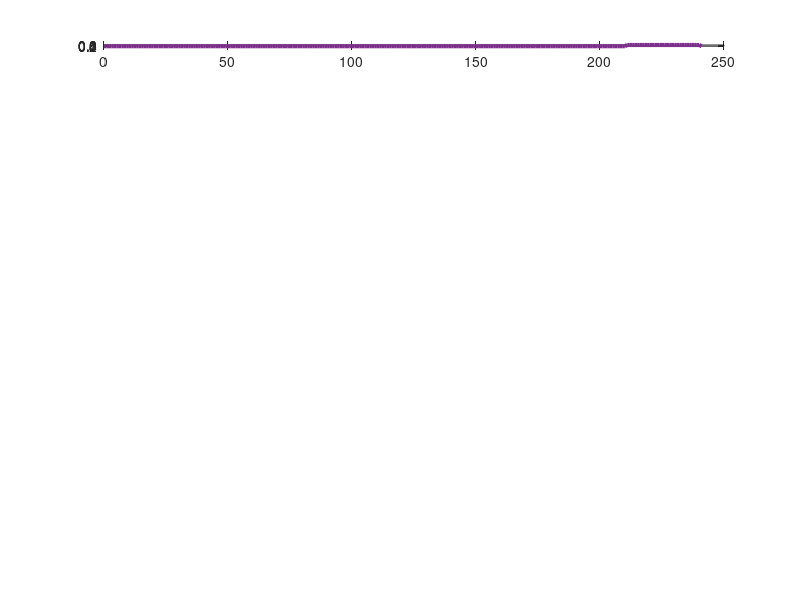

Here is the MATLAB script that generated this plot: (Note: this script raises an error after producing the figure.)

%PWM_Signals_SC_Fib Gives the gate values for the SC Fib Converter
%controller
%   Detailed explanation goes here

% The indexes for the rise time do not need to subtract 1 because the
% rise is actually starts during the d ON time so it cancels with the
% -1 for index starting at zero

% The fall time indexes need to subtract 1 because they occur duing
% the d ON period and must account for indexing starting at zero

%% Variable Declaration
fpga_fs = 38e6;
fpga_multi = 8;
recomended_fs = 1.25e6;
max_mod_value = 2*floor(fpga_fs*fpga_multi/recomended_fs/2);
%max_mod_value = 216;
Ts = 1/(fpga_fs*fpga_multi)*max_mod_value;
ideal_input_Voltage_index = 5;
d = 0.75;
dt1 = 0.001;
dt2 = 0.001;

dt1_length = ceil(dt1*max_mod_value);
dt2_length = ceil(dt2*max_mod_value);
dt1_length = 0;
dt2_length = 0;

mod_for_d = max_mod_value - (dt1_length*2 + dt1_length*2);
d_length = floor(d*mod_for_d/2);
d_prime_length = (mod_for_d-2*d_length)/2;

%% Added for the use of approx 24 ns delay of half bridge gate drivers

gate_driver_delay = 16e-9;


clk_ts = 1/(fpga_fs*fpga_multi);

offset = round(gate_driver_delay/clk_ts);

difference_between = abs(offset*clk_ts-gate_driver_delay);




switch ideal_input_Voltage_index
    
    case 1 % Ideal input voltage between 0-4 V
        
        g1.rise = 999;
        g1.fall = 0;
        
        g2.rise = 999;
        g2.fall = 0;
        
        g3.rise = 0;
        g3.fall = 999;
        
        g4.rise = 999;
        g4.fall = 0;
        
        g5.rise = 999;
        g5.fall = 0;
        
        g6.rise = 0;
        g6.fall = 999;
        
        g7.rise = d_length + dt1_length + d_prime_length + dt2_length + d_length + dt1_length;
        g7.fall = (-1) + d_length + dt1_length + d_prime_length + dt2_length + d_length + dt1_length + d_prime_length ;
        
        g8.rise = 0;
        g8.fall = (-1) + d_length + dt1_length + d_prime_length + dt2_length + d_length;
        
        g9.rise = d_length + dt1_length + d_prime_length + dt2_length;
        g9.fall = (-1) + d_length;
        
        g10.rise = d_length + dt1_length;
        g10.fall = (-1) + d_length + dt1_length + d_prime_length;
        
        g11.rise = 999;
        g11.fall = 0;
        
        g12.rise = 999;
        g12.fall = 0;
        
        g13.rise = 0;
        g13.fall = 999;
        
        g14.rise = 999;
        g14.fall = 0;
        
        g15.rise = 999;
        g15.fall = 0;
        
        g16.rise = 0;
        g16.fall = 999;
        

    case 2 % Ideal input voltage between 4-8 V
        
        g1.rise = 999;
        g1.fall = 0;
        
        g2.rise = 999;
        g2.fall = 0;
        
        g3.rise = 0;
        g3.fall = 999;
        
        g4.rise = 999;
        g4.fall = 0;
        
        g5.rise = 999;
        g5.fall = 0;
        
        g6.rise = 0;
        g6.fall = 999;
        
        g7.rise = d_length + dt1_length ;
        g7.fall = (-1) + d_length + dt1_length + d_prime_length + dt2_length + d_length + dt1_length + d_prime_length ;
        
        g8.rise = 0;
        g8.fall = (-1) + d_length;
        
        g9.rise = d_length + dt1_length + d_prime_length + dt2_length;
        g9.fall = (-1) + d_length + dt1_length + d_prime_length + dt2_length + d_length;
        
        g10.rise = d_length + dt1_length + d_prime_length + dt2_length + d_length + dt1_length;
        g10.fall = (-1) + d_length + dt1_length + d_prime_length;
        
        g11.rise = 999;
        g11.fall = 0;
        
        g12.rise = 999;
        g12.fall = 0;
        
        g13.rise = 0;
        g13.fall = 999;
        
        g14.rise = 999;
        g14.fall = 0;
        
        g15.rise = 999;
        g15.fall = 0;
        
        g16.rise = 0;
        g16.fall = 999;

          
    case 3 % Ideal input voltage between 8-12 V
       
        
        g1.rise = d_length + dt1_length + d_prime_length + dt2_length + d_length + dt1_length;
        g1.fall = (-1) + d_length + dt1_length + d_prime_length + dt2_length + d_length + dt1_length + d_prime_length ;
        
        g2.rise = 0;
        g2.fall = (-1) + d_length + dt1_length + d_prime_length + dt2_length + d_length;
        
        g3.rise = offset + 0;
        g3.fall = offset + (-1) + d_length + dt1_length + d_prime_length + dt2_length + d_length;
        
        g4.rise = d_length + dt1_length + d_prime_length + dt2_length;
        g4.fall = (-1) + d_length;
        
        g5.rise = d_length + dt1_length ;
        g5.fall = (-1) + d_length + dt1_length + d_prime_length;
        
        g6.rise = offset + d_length + dt1_length + d_prime_length + dt2_length;
        g6.fall = offset + (-1) + d_length;
        
        g7.rise = 0;
        g7.fall = 999;
        
        g8.rise = 999;
        g8.fall = 0;
        
        g9.rise = 999;
        g9.fall = 0;
        
        g10.rise = 0;
        g10.fall = 999;
        
        g11.rise = 999;
        g11.fall = 0;
        
        g12.rise = 999;
        g12.fall = 0;
        
        g13.rise = 0;
        g13.fall = 999;
        
        g14.rise = 999;
        g14.fall = 0;
        
        g15.rise = 999;
        g15.fall = 0;
        
        g16.rise = 0;
        g16.fall = 999;
        
        
    case 4 % Ideal input voltage between 12-16 V
        
        g1.rise = d_length + dt1_length + d_prime_length + dt2_length;
        g1.fall = (-1) + d_length + dt1_length + d_prime_length + dt2_length + d_length;
        
        g2.rise = d_length + dt1_length + d_prime_length + dt2_length + d_length + dt1_length;
        g2.fall = (-1) + d_length + dt1_length + d_prime_length;
        
        g3.rise = offset + d_length + dt1_length + d_prime_length + dt2_length + d_length + dt1_length;
        g3.fall = offset + (-1) + d_length + dt1_length + d_prime_length;
        
        g4.rise = d_length + dt1_length;
        g4.fall = (-1) + d_length + dt1_length + d_prime_length + dt2_length + d_length + dt1_length + d_prime_length;
        
        g5.rise = 0;
        g5.fall = (-1) + d_length;
        
        g6.rise = offset + d_length + dt1_length;
        g6.fall = offset + (-1) + d_length + dt1_length + d_prime_length + dt2_length + d_length + dt1_length + d_prime_length;
        
        g7.rise = 0;
        g7.fall = 999;
        
        g8.rise = 999;
        g8.fall = 0;
        
        g9.rise = 999;
        g9.fall = 0;
        
        g10.rise = 0;
        g10.fall = 999;
        
        g11.rise = d_length + dt1_length + d_prime_length + dt2_length + d_length + dt1_length;
        g11.fall = (-1) + d_length + dt1_length + d_prime_length + dt2_length + d_length + dt1_length + d_prime_length;
        
        g12.rise = 0;
        g12.fall = (-1) + d_length + dt1_length + d_prime_length;
        
        g13.rise = offset + 0;
        g13.fall = offset + (-1) + d_length + dt1_length + d_prime_length + dt2_length + d_length;
        
        g14.rise = d_length + dt1_length + d_prime_length + dt2_length;
        g14.fall = (-1) + d_length + dt1_length + d_prime_length + dt2_length + d_length + dt1_length + d_prime_length;
        
        g15.rise = d_length + dt1_length;
        g15.fall = (-1) + d_length + dt1_length + d_prime_length;
        
        g16.rise = offset + d_length + dt1_length + d_prime_length + dt2_length;
        g16.fall = offset + (-1) + d_length;
        
        
    case 5 % Ideal input voltage between 16-20 V
        
        
        g1.rise = d_length + dt1_length + d_prime_length + dt2_length + d_length + dt1_length;
        g1.fall = (-1) + d_length + dt1_length + d_prime_length + dt2_length + d_length + dt1_length + d_prime_length ;
        
        g2.rise = 0;
        g2.fall = (-1) + d_length + dt1_length + d_prime_length + dt2_length + d_length;
        
        g3.rise = offset + 0;
        g3.fall = offset + (-1) + d_length + dt1_length + d_prime_length + dt2_length + d_length;
        
        g4.rise = d_length + dt1_length + d_prime_length + dt2_length;
        g4.fall = (-1) + d_length;
        
        g5.rise = d_length + dt1_length ;
        g5.fall = (-1) + d_length + dt1_length + d_prime_length;
        
        g6.rise = offset + d_length + dt1_length + d_prime_length + dt2_length;
        g6.fall = offset + (-1) + d_length;
        
        g7.rise = 0;
        g7.fall = 999;
        
        g8.rise = 999;
        g8.fall = 0;
        
        g9.rise = 999;
        g9.fall = 0;
        
        g10.rise = 0;
        g10.fall = 999;
        
        g11.rise = d_length + dt1_length + d_prime_length + dt2_length;
        g11.fall = (-1) + d_length + dt1_length + d_prime_length + dt2_length + d_length + dt1_length + d_prime_length;
        
        g12.rise = 0;
        g12.fall = (-1) + d_length + dt1_length + d_prime_length;
        
        g13.rise = offset + 0;
        g13.fall = offset + (-1) + d_length + dt1_length + d_prime_length;
        
        g14.rise = d_length + dt1_length + d_prime_length + dt2_length;
        g14.fall = (-1) + d_length + dt1_length + d_prime_length + dt2_length + d_length + dt1_length + d_prime_length;
        
        g15.rise = 0;
        g15.fall = (-1) + d_length + dt1_length + d_prime_length;
        
        g16.rise = offset + d_length + dt1_length + d_prime_length + dt2_length;
        g16.fall = offset + (-1) + d_length + dt1_length + d_prime_length + dt2_length + d_length + dt1_length + d_prime_length;
        
        
    case 6 % Ideal input voltage between 20-24 V
        
        g1.rise = d_length + dt1_length + d_prime_length + dt2_length;
        g1.fall = (-1) + d_length + dt1_length + d_prime_length + dt2_length + d_length;
        
        g2.rise = d_length + dt1_length + d_prime_length + dt2_length + d_length + dt1_length;
        g2.fall = (-1) + d_length + dt1_length + d_prime_length;
        
        g3.rise = d_length + dt1_length + d_prime_length + dt2_length + d_length + dt1_length;
        g3.fall = (-1) + d_length + dt1_length + d_prime_length;
        
        g4.rise = d_length + dt1_length;
        g4.fall = (-1) + d_length + dt1_length + d_prime_length + dt2_length + d_length + dt1_length + d_prime_length;
        
        g5.rise = 0;
        g5.fall = (-1) + d_length;
        
        g6.rise = d_length + dt1_length;
        g6.fall = (-1) + d_length + dt1_length + d_prime_length + dt2_length + d_length + dt1_length + d_prime_length;
        
        g7.rise = 0;
        g7.fall = 999;
        
        g8.rise = 999;
        g8.fall = 0;
        
        g9.rise = 999;
        g9.fall = 0;
        
        g10.rise = 0;
        g10.fall = 999;
        
        g11.rise = d_length + dt1_length ;
        g11.fall = (-1) + d_length + dt1_length + d_prime_length + dt2_length + d_length + dt1_length + d_prime_length;
        
        g12.rise = 0;
        g12.fall = (-1) + d_length;
        
        g13.rise = 0;
        g13.fall = (-1) + d_length;
        
        g14.rise = d_length + dt1_length + d_prime_length + dt2_length;
        g14.fall = (-1) + d_length + dt1_length + d_prime_length + dt2_length + d_length;
        
        g15.rise = d_length + dt1_length + d_prime_length + dt2_length + d_length + dt1_length ;
        g15.fall = (-1) + d_length + dt1_length + d_prime_length;
        
        g16.rise = d_length + dt1_length + d_prime_length + dt2_length;
        g16.fall = (-1) + d_length + dt1_length + d_prime_length + dt2_length + d_length;
        

end




fprintf('----------\n')
fprintf('Gate 1 fall: %d\n',g1.fall)
fprintf('Gate 1 rise: %d\n',g1.rise)
fprintf('----------\n')
fprintf('Gate 2 fall: %d\n',g2.fall)
fprintf('Gate 2 rise: %d\n',g2.rise)
fprintf('----------\n')
fprintf('Gate 3 fall: %d\n',g3.fall)
fprintf('Gate 3 rise: %d\n',g3.rise)
fprintf('----------\n')
fprintf('Gate 4 fall: %d\n',g4.fall)
fprintf('Gate 4 rise: %d\n',g4.rise)
fprintf('----------\n')
fprintf('Gate 5 fall: %d\n',g5.fall)
fprintf('Gate 5 rise: %d\n',g5.rise)
fprintf('----------\n')
fprintf('Gate 6 fall: %d\n',g6.fall)
fprintf('Gate 6 rise: %d\n',g6.rise)
fprintf('----------\n')
fprintf('Gate 7 fall: %d\n',g7.fall)
fprintf('Gate 7 rise: %d\n',g7.rise)
fprintf('----------\n')
fprintf('Gate 8 fall: %d\n',g8.fall)
fprintf('Gate 8 rise: %d\n',g8.rise)
fprintf('----------\n')
fprintf('Gate 9 fall: %d\n',g9.fall)
fprintf('Gate 9 rise: %d\n',g9.rise)
fprintf('----------\n')
fprintf('Gate 10 fall: %d\n',g10.fall)
fprintf('Gate 10 rise: %d\n',g10.rise)
fprintf('----------\n')
fprintf('Gate 11 fall: %d\n',g11.fall)
fprintf('Gate 11 rise: %d\n',g11.rise)
fprintf('----------\n')
fprintf('Gate 12 fall: %d\n',g12.fall)
fprintf('Gate 12 rise: %d\n',g12.rise)
fprintf('----------\n')
fprintf('Gate 13 fall: %d\n',g13.fall)
fprintf('Gate 13 rise: %d\n',g13.rise)
fprintf('----------\n')
fprintf('Gate 14 fall: %d\n',g14.fall)
fprintf('Gate 14 rise: %d\n',g14.rise)
fprintf('----------\n')
fprintf('Gate 15 fall: %d\n',g15.fall)
fprintf('Gate 15 rise: %d\n',g15.rise)
fprintf('----------\n')
fprintf('Gate 16 fall: %d\n',g16.fall)
fprintf('Gate 16 rise: %d\n',g16.rise)
fprintf('----------\n')


Numerical_Stack = [
  g1.rise g1.fall
  g2.rise g2.fall
  g3.rise g3.fall
  g4.rise g4.fall
  g5.rise g5.fall
  g6.rise g6.fall
  g7.rise g7.fall
  g8.rise g8.fall
  g9.rise g9.fall
  g10.rise g10.fall
  g11.rise g11.fall
  g12.rise g12.fall
  g13.rise g13.fall
  g14.rise g14.fall
  g15.rise g15.fall
  g16.rise g16.fall];

Numerical_Stack = Numerical_Stack +1; % MATLAB base 1 instead of zero

Waveform = zeros(16,max_mod_value*2);

for i = 1:max_mod_value*2
    
    if i > max_mod_value
        clock = i - max_mod_value;
    else
        clock = i;
    end
    
    for j = 1:16
        
        if Numerical_Stack(j,1) == clock
            Waveform(j,i) = 1;
        end
        
        if  Numerical_Stack(j,2) == clock
            Waveform(j,i) = 0;
        end

        if Numerical_Stack(j,1) ~= clock && Numerical_Stack(j,2) ~= clock && i~=1
             Waveform(j,i) = Waveform(j,i-1);
        end
    end
end

for j = 1:16
figure(129)
    ax = subplot(16,1,j);
    plot([0:max_mod_value-1],Waveform(j,max_mod_value+1:end),'Color','#7E2F8E','LineWidth',3)
    ax.YLim = [-0.1,1.1];
    ax.XLim = [0,max_mod_value-1];
    if(j<16)
        set(gca, 'Xticklabel', []);
    else
        xlabel('Count')
    end
end
